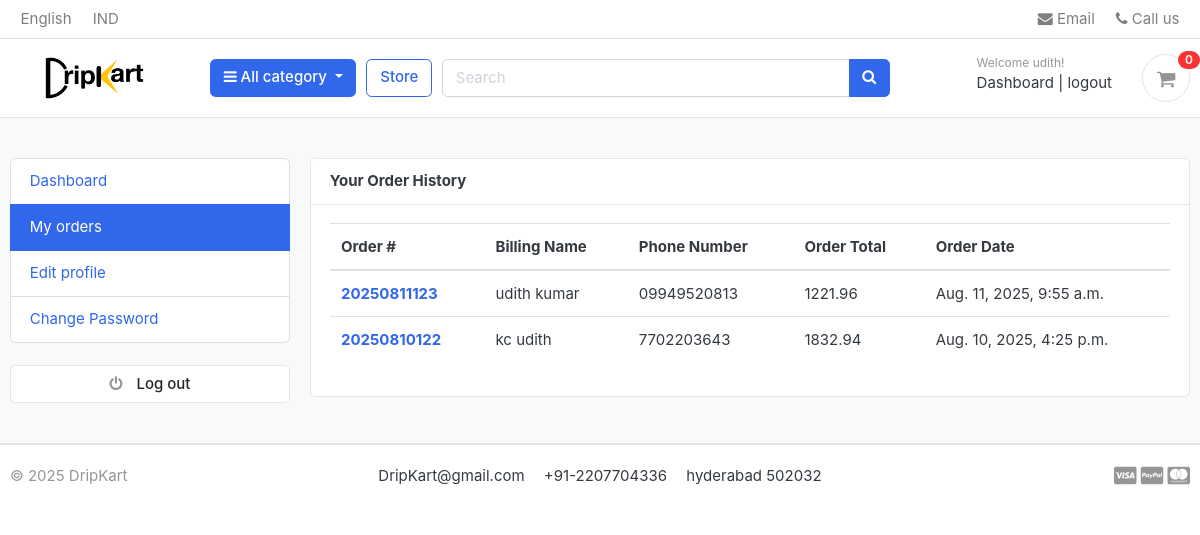
/accounts/my_orders/ (signed in), run on an earlier commit of the app's database.
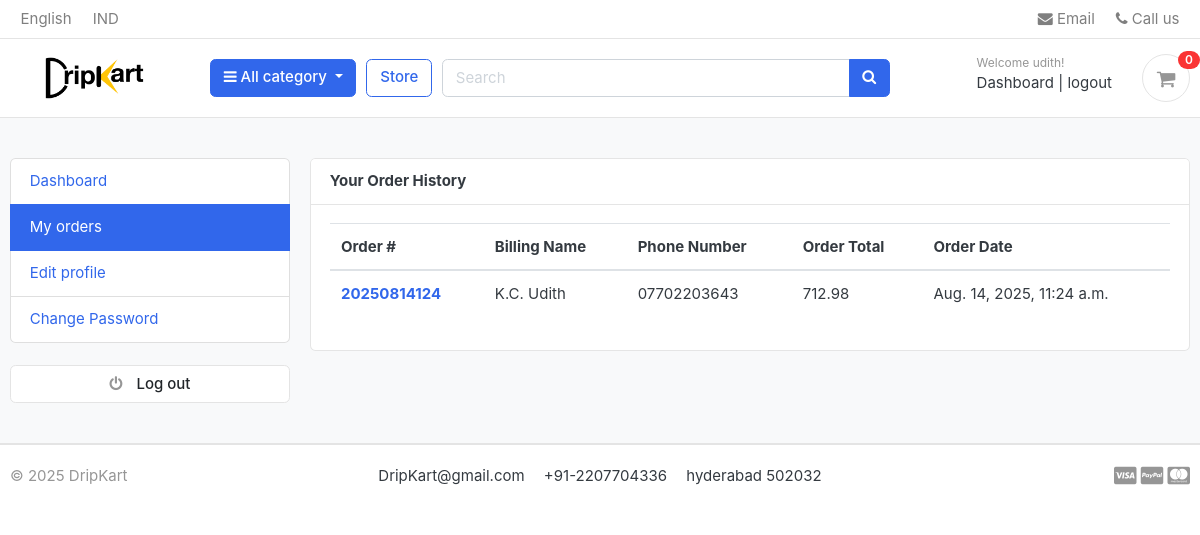
And on a later commit of the database.
### orders/models.py (models this page shows, shortened)
class Order (models.Model):
    STATUS = (
        ('New','New'),
        ('Accepted','Accepted'),
        ('Completed','Completed'),
        ('Cancelled','Cancelled'),
    )
    user = models.ForeignKey(Account, on_delete=models.SET_NULL,null=True)
    payment = models.ForeignKey(Payment, on_delete=models.SET_NULL,blank=True,null=True)
    order_number = models.CharField(max_length=50)
    first_name = models.CharField(max_length=50)
    last_name = models.CharField(max_length=50)
    phone = models.CharField(max_length=12)
    email = models.EmailField(max_length=50)
    address_line_1 = models.CharField(max_length=150)
    address_line_2 = models.CharField(max_length=150,blank=True)
    country = models.CharField(max_length=50)
    state = models.CharField(max_length=50)
    city = models.CharField(max_length=50)
    order_note = models.CharField(max_length=100,blank=True)
    order_total=models.FloatField()
    tax=models.FloatField()
    status = models.CharField(max_length=10,choices=STATUS,default='New')
    ip=models.CharField(blank=True,max_length=20)
    is_ordered=models.BooleanField(default=False)
    created_at=models.DateTimeField(auto_now_add=True)
    updated_at=models.DateTimeField(auto_now=True)
    def full_name(self):
        return f'{self.first_name} {self.last_name}'

### accounts/views.py (the view)
# urls.py: path('my_orders/', views.my_orders, name = 'my_orders'),
@login_required(login_url='login')
def my_orders(request):
    orders = Order.objects.filter(user=request.user, is_ordered=True).order_by('-created_at')
    context={
        'orders':orders,
    }
    return render(request,'accounts/my_orders.html',context)

### carts/context_processors.py (called while the page is built)
def counter(request):
    cart_count=0
    if 'admin'in request.path:
        return{}
    else:
        try:
            cart=Cart.objects.filter(cart_id= _cart_id(request))
            if request.user.is_authenticated:
                cart_items=CartItem.objects.all().filter(user=request.user)
            else:
                cart_items=CartItem.objects.all().filter(cart=cart[:1])
            for cart_item in cart_items:
                cart_count += cart_item.quantity
        except Cart.DoesNotExist:
            cart_item=0
        return dict(cart_count=cart_count)

### carts/views.py (called while the page is built)
def _cart_id(request):
    cart = request.session.session_key
    if not cart:
        cart = request.session.create()
    return cart

### category/context_processors.py (called while the page is built)
def menu_links(request):
    links = Category.objects.all()
    return dict(links=links)

### category/models.py (called while the page is built)
    def get_url(self):
        return reverse('products_by_category', args = [self.slug])

### templates/accounts/my_orders.html (shortened to what this page needs)
{% extends 'base.html'%}
{% block content %}
<section class="section-conten padding-y bg">
    <div class="container">
        <div class="row">
        {%include 'includes/dashboard_sidebar.html'%}
        <main class="col-md-9">
            <article class="card">
            <header class="card-header">
                <strong class="d-inline-block mr-3">Your Order History</strong>            </header>
            <div class="card-body">
                <div class="row">
                    <div class="col-md-12">
                        <table class="table table-hover">
                            <thead>
                              <tr>
                                <th scope="col">Order #</th>
                                <th scope="col">Billing Name</th>
                                <th scope="col">Phone Number</th>
                                <th scope="col">Order Total</th>
                                <th scope="col">Order Date</th>
                              </tr>
                            </thead>
                            <tbody>
                                {% for order in orders %}
                              <tr>
                                <th scope="row"><a href="{% url 'order_detail' order.order_number %}">{{order.order_number}}</a></th>
                                <td>{{order.full_name}}</td>
                                <td>{{order.phone}}</td>
                                <td>{{order.order_total}}</td>
                                <td>{{order.created_at}}</td>
                              </tr>
                              {%endfor%}
                            </tbody>
                          </table>
                    </div>
                </div>
            </div>
            </article>
        </main>
    </div>
    </div>
    </section>
{% endblock %}

What changed in the data, as far as the page shows it:
removed Order: order_number "20250811123", full_name "udith kumar", phone "09949520813", order_total "1221.96", created_at "Aug. 11, 2025, 9:55 a.m."
removed Order: order_number "20250810122", full_name "kc udith", phone "7702203643", order_total "1832.94", created_at "Aug. 10, 2025, 4:25 p.m."
added Order: order_number "20250814124", full_name "K.C. Udith", phone "07702203643", order_total "712.98", created_at "Aug. 14, 2025, 11:24 a.m."
